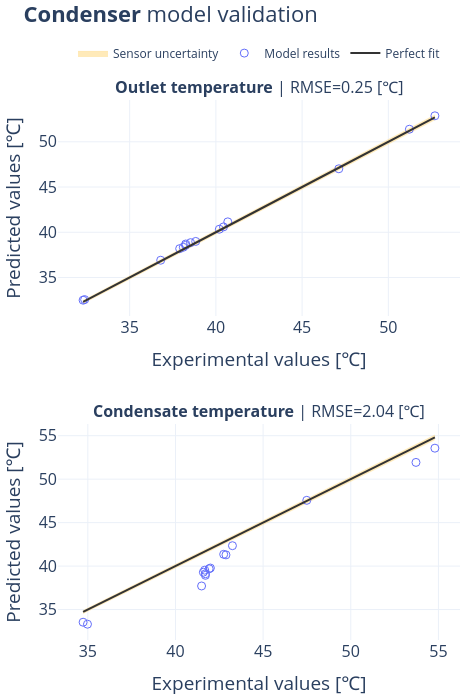

The cell this chart's notebook holds for it:
### Code cell
from phd_visualizations.super_makers import SuperMarker

fig = regression_plot(
    df_ref= df, 
    df_mod= results_df, 
    var_ids=["Tc_out", "Tcond"], 
    units=["℃"]*2, 
    instruments=[SupportedInstruments.pt100]*2,
    show_error_metrics=True,
    var_labels=["Outlet temperature", "Condensate temperature"],
    legend_pos="top_spaced",
    inline_error_metrics_text=True,
    
    # kwargs for layout
    title_text="<b>Condenser</b> model validation",
    legend_y = 1.06, 
    title_y=0.99,
    # legend_font=dict(size=12),
    width=470,
    height=700,
    vertical_spacing=0.2,
    # margin=dict(l=10, r=10, t=200, b=10),
    
    # super_marker=SuperMarker(
    #     size_var_id="mv",
    #     size_var_range=[df.mv.min(), df.mv.max()],
    #     size_label="Vapor mass flow rate",
    # )
)
# fig.update_layout(legend_y = 1.1, legend_font=dict(size=12))

fig

### Figure 1 — Plotly figure (JSON) as saved in the notebook; plotly's stock layout.template omitted (floating-point values rounded to 4 significant figures)
{"data": [{"fillcolor": "rgba(254, 203, 82, 0.4)", "hoverinfo": "skip", "line": {"color": "#FECB52", "width": 0.1}, "mode": "lines", "name": "Uncertainty Tc_out", "showlegend": false, "type": "scatter", "x": [32.3, 32.39, 36.8, 37.9, 38.11, 38.24, 38.25, 38.53, 38.83, 40.2, 40.44, 40.69, 47.13, 51.22, 52.7], "xaxis": "x", "y": [32.49, 32.58, 37.01, 38.12, 38.33, 38.46, 38.47, 38.75, 39.05, 40.43, 40.67, 40.92, 47.4, 51.51, 52.99], "yaxis": "y"}, {"fill": "tonexty", "fillcolor": "rgba(254, 203, 82, 0.4)", "line": {"color": "#FECB52", "width": 0.1}, "mode": "lines", "name": "Sensor uncertainty", "showlegend": true, "type": "scatter", "x": [32.3, 32.39, 36.8, 37.9, 38.11, 38.24, 38.25, 38.53, 38.83, 40.2, 40.44, 40.69, 47.13, 51.22, 52.7], "xaxis": "x", "y": [32.11, 32.2, 36.59, 37.68, 37.89, 38.02, 38.03, 38.31, 38.61, 39.97, 40.21, 40.46, 46.86, 50.93, 52.41], "yaxis": "y"}, {"legendgroup": "model0", "marker": {"color": "#636EFA", "size": 8, "symbol": "circle-open"}, "mode": "markers", "name": "Model results", "showlegend": true, "type": "scatter", "x": [32.3, 32.39, 36.8, 37.9, 38.11, 38.24, 38.25, 38.53, 38.83, 40.2, 40.44, 40.69, 47.13, 51.22, 52.7], "xaxis": "x", "y": [32.49, 32.56, 36.91, 38.19, 38.34, 38.55, 38.7, 38.85, 38.99, 40.33, 40.59, 41.15, 47.02, 51.39, 52.88], "yaxis": "y"}, {"line": {"color": "#333333", "width": 2}, "mode": "lines", "name": "Perfect fit", "showlegend": true, "type": "scatter", "x": [32.3, 32.39, 36.8, 37.9, 38.11, 38.24, 38.25, 38.53, 38.83, 40.2, 40.44, 40.69, 47.13, 51.22, 52.7], "xaxis": "x", "y": [32.3, 32.39, 36.8, 37.9, 38.11, 38.24, 38.25, 38.53, 38.83, 40.2, 40.44, 40.69, 47.13, 51.22, 52.7], "yaxis": "y"}, {"fillcolor": "rgba(254, 203, 82, 0.4)", "hoverinfo": "skip", "line": {"color": "#FECB52", "width": 0.1}, "mode": "lines", "name": "Uncertainty Tcond", "showlegend": false, "type": "scatter", "x": [34.73, 34.98, 41.49, 41.59, 41.67, 41.71, 41.71, 41.92, 41.99, 42.75, 42.88, 43.25, 47.49, 53.72, 54.8], "xaxis": "x2", "y": [34.93, 35.18, 41.73, 41.83, 41.91, 41.95, 41.95, 42.16, 42.23, 42.99, 43.12, 43.5, 47.76, 54.02, 55.1], "yaxis": "y2"}, {"fill": "tonexty", "fillcolor": "rgba(254, 203, 82, 0.4)", "line": {"color": "#FECB52", "width": 0.1}, "mode": "lines", "name": "Sensor uncertainty", "showlegend": false, "type": "scatter", "x": [34.73, 34.98, 41.49, 41.59, 41.67, 41.71, 41.71, 41.92, 41.99, 42.75, 42.88, 43.25, 47.49, 53.72, 54.8], "xaxis": "x2", "y": [34.53, 34.78, 41.25, 41.35, 41.43, 41.47, 41.47, 41.68, 41.75, 42.51, 42.64, 43.0, 47.22, 53.42, 54.5], "yaxis": "y2"}, {"legendgroup": "model0", "marker": {"color": "#636EFA", "size": 8, "symbol": "circle-open"}, "mode": "markers", "name": "Model results", "showlegend": false, "type": "scatter", "x": [34.73, 34.98, 41.49, 41.59, 41.67, 41.71, 41.71, 41.92, 41.99, 42.75, 42.88, 43.25, 47.49, 53.72, 54.8], "xaxis": "x2", "y": [33.54, 33.32, 37.71, 39.29, 39.53, 38.94, 39.12, 39.69, 39.78, 41.36, 41.29, 42.35, 47.57, 51.93, 53.56], "yaxis": "y2"}, {"line": {"color": "#333333", "width": 2}, "mode": "lines", "name": "Perfect fit", "showlegend": false, "type": "scatter", "x": [34.73, 34.98, 41.49, 41.59, 41.67, 41.71, 41.71, 41.92, 41.99, 42.75, 42.88, 43.25, 47.49, 53.72, 54.8], "xaxis": "x2", "y": [34.73, 34.98, 41.49, 41.59, 41.67, 41.71, 41.71, 41.92, 41.99, 42.75, 42.88, 43.25, 47.49, 53.72, 54.8], "yaxis": "y2"}], "layout": {"annotations": [{"font": {"size": 16}, "showarrow": false, "text": "<b>Outlet temperature</b> | RMSE=0.25 [℃]", "x": 0.5, "xanchor": "center", "xref": "paper", "y": 1, "yanchor": "bottom", "yref": "paper"}, {"font": {"size": 16}, "showarrow": false, "text": "<b>Condensate temperature</b> | RMSE=2.04 [℃]", "x": 0.5, "xanchor": "center", "xref": "paper", "y": 0.4, "yanchor": "bottom", "yref": "paper"}], "font": {"size": 16}, "height": 700, "hoverlabel": {"bgcolor": "white", "bordercolor": "rgba(192, 191, 188,0.8)", "font": {"size": 13}, "namelength": 40}, "hovermode": "x unified", "legend": {"font": {"size": 12}, "orientation": "h", "valign": "middle", "x": 0.5, "xanchor": "center", "y": 1.06, "yanchor": "bottom"}, "margin": {"b": 10, "l": 10, "r": 10, "t": 100}, "showlegend": true, "title": {"text": "<b>Condenser</b> model validation", "y": 0.99}, "width": 470, "xaxis": {"anchor": "y", "domain": [0, 1], "title": {"text": "Experimental values [℃]"}}, "xaxis2": {"anchor": "y2", "domain": [0, 1], "title": {"text": "Experimental values [℃]"}}, "yaxis": {"anchor": "x", "domain": [0.6, 1], "title": {"text": "Predicted values [℃]"}}, "yaxis2": {"anchor": "x2", "domain": [0, 0.4], "title": {"text": "Predicted values [℃]"}}}}
